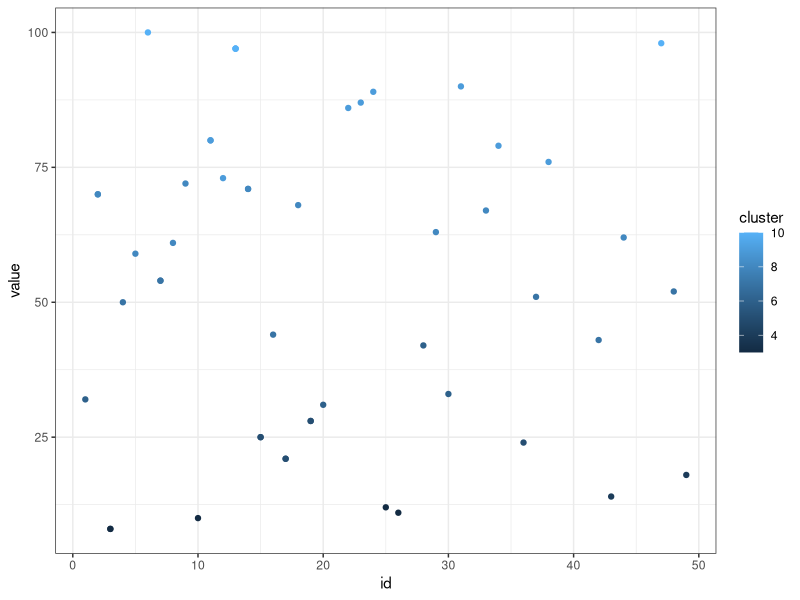

This chart was generated by the following R code:
# 1)
#a)
# library(parallel). An example for a function in this package is parLapply
# which icludes some different arguments such as:
# cl:a cluster object
# x: a matrix of clusters
# fun: function
# chunk.size: number of invocations of functions in fun

#b)
# "The apply family of functions is directly parallizable. So when these 
# functions are used in non-parallel code, minimal changes are required."

# 2)

library(ggplot2)
build_data_object <- setRefClass("build_data_object",
                                 fields = list(
                                   pValue = "numeric",
                                   cluster_id = "numeric",
                                   cluster_center = "numeric",
                                   cluster_nObservations = "numeric",
                                   observation_id = "numeric",
                                   observation_value = "numeric",
                                   observation_cluster = "numeric",
                                   observation_dCenter = "numeric",
                                   nClusters = "numeric",
                                   nObservations = "numeric"
                                 ),
                                 methods = list(
                                   initialize = function(p) {
                                     stopifnot(is.numeric(p))
                                     pValue <<- p
                                     nClusters <<- 0
                                     nObservations <<- 0
                                   },
                                   distance = function(x, y) {
                                     stopifnot(is.numeric(c(x, y)))
                                     return(abs(x - y)^pValue)
                                   },
                                   create_cluster = function(center) {
                                     stopifnot(is.numeric(center), (center %in% cluster_center) == FALSE)
                                     cluster_center <<- append(cluster_center, center)
                                     cluster_id <<- append(cluster_id, which(cluster_center %in% center))
                                     nClusters <<- nClusters + 1
                                   },
                                   add_observation = function(observation) {
                                     stopifnot(is.numeric(observation))
                                     observation_value <<- append(observation_value, observation)
                                     observation_id <<- append(observation_id, which(observation_value %in% observation)[1])
                                     myDistances <- sapply(1:nClusters, function(cluster) 
                                       distance(observation, cluster_center[cluster]))
                                     observation_cluster <<- append(observation_cluster,
                                                                    cluster_id[which(myDistances %in% min(myDistances))[1]])
                                     observation_dCenter <<- append(observation_dCenter,
                                                                    myDistances[which(myDistances %in% min(myDistances))[1]])
                                     nObservations <<- nObservations + 1
                                   },
                                   print = function() {
                                     for (i in 1:nClusters) {
                                       cat(paste("Observations in cluster", i, ":", "\n"))
                                       for (j in 1:nObservations) {
                                         if (observation_cluster[j] == i) {
                                           cat(paste(j, " ", sep = ""))
                                         }
                                       }
                                       cat("\n")
                                     }
                                   },
                                   plot = function() {
                                     myData<- data.frame(id = observation_id, 
                                                         value = observation_value, 
                                                         cluster = observation_cluster)
                                     ggplot(myData) +
                                       aes(x = id, y = value, color = cluster) +
                                       geom_point() +
                                       theme_bw()
                                   }
                                 ))

data_obj <- build_data_object(p = 2)

# b. 
for (i in 1:10) {
  data_obj$create_cluster(i^2)
}

data_obj

# c. 
for (i in 1:50) {
  data_obj$add_observation(round(runif(n = 1, min = 0, max = 100), 0))
}

data_obj

# d.
data_obj$print()
data_obj$plot()


# Problem 3 ----
# a.
my_binom_coef <- function(n, k) {
  nValue <- 1
  for (i in 1:n) {
    nValue <- nValue * i
    if (i == (n - k)) {
      n_kValue <- nValue
    }
    if (i == k) {
      kValue <- nValue
    }
  }
  return(nValue / (n_kValue * kValue))
}

my_binom_coef(10, 8)

# b.
"O(1) or O(n)"

# c.
library("testthat")
y <- my_binom_coef(10, 8)
expect_equal(y, choose(10,8))
expect_equal(choose(10,8),45)
